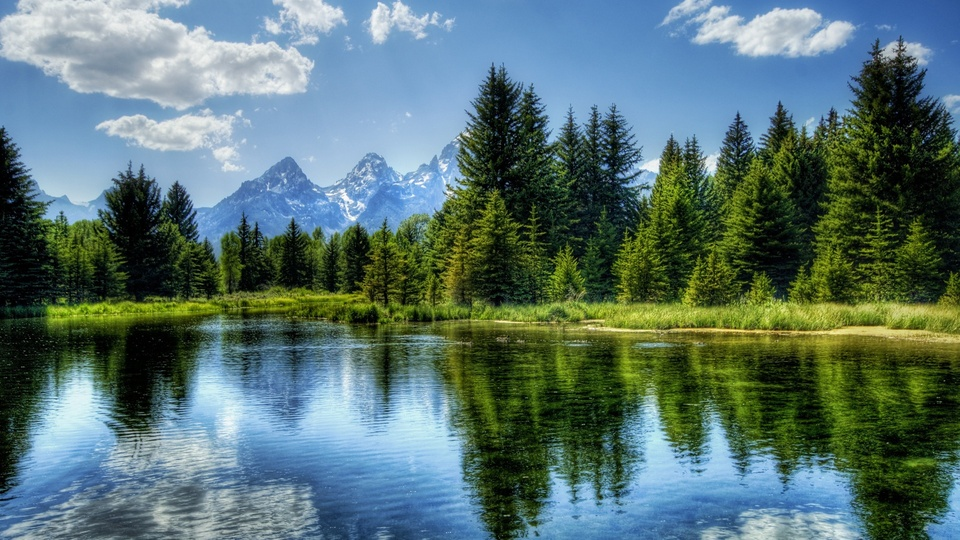
#> input picture Feature Extraction in Image/image.jpg, 960 x 540 px, shrunk from 1920 x 1080 before the run
$ python Euclidean.py
#> lines starting #> are read from the running program, lines starting #| are printed output that depends on the picture
import cv2
from sklearn.metrics.pairwise import euclidean_distances

def get_features(image, method):

  gray = cv2.cvtColor(image, cv2.COLOR_BGR2GRAY)
  if method == "hog":
    hog = cv2.HOGDescriptor()
    return hog.compute(gray)
  elif method == "sift":
    sift = cv2.SIFT_create()
    _, descriptors = sift.detectAndCompute(gray, None)
    return descriptors
  else:
    print("Kindly opt a correct method to find similarity bewteen your input images")

def calculate_distance(image1, image2, method):

  features1 = get_features(image1, method)
  features2 = get_features(image2, method)

  if features1 is None or features2 is None:
    return None

  features1 = features1.reshape(1, -1)
  features2 = features2.reshape(1, -1)

  distance = euclidean_distances(features1, features2)[0][0]

  return distance

image1 = cv2.imread("image.jpg")
#> image1 is the input picture: shape (540, 960, 3); mean B, G, R 111.9, 114.6, 87.9
image2 = cv2.imread("human.jpg")
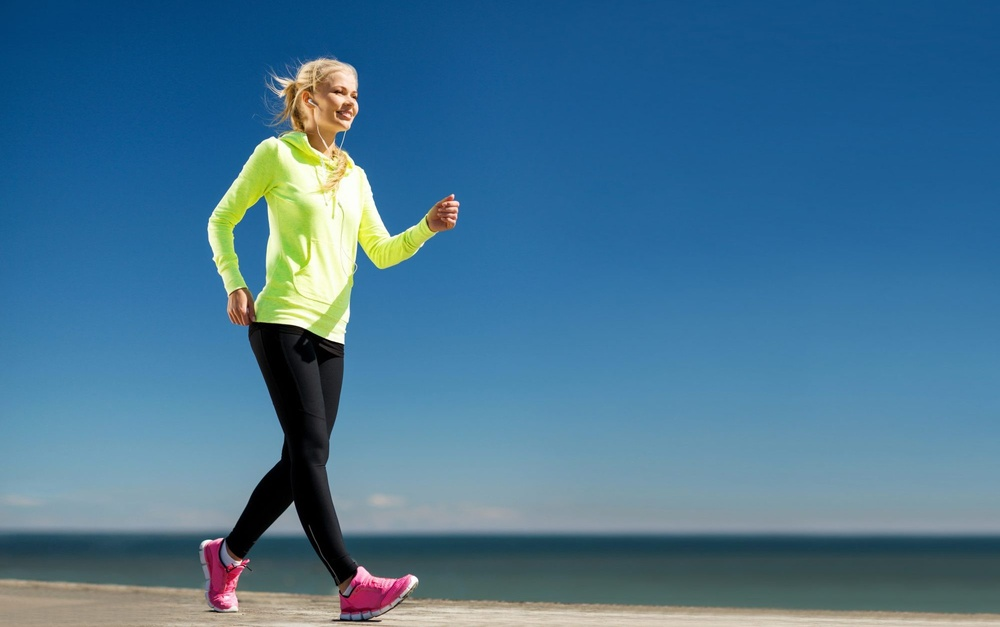
#> input picture Feature Extraction in Image/human.jpg, 1000 x 627 px, shrunk from 2001 x 1254 before the run
#> image2 is the input picture: shape (627, 1000, 3); mean B, G, R 146.7, 116.6, 69.4

hog_distance = calculate_distance(image1, image2, "hog")
#> in get_features, `gray = cv2.cvtColor(image, cv2.COLOR_BGR2GRAY)`:
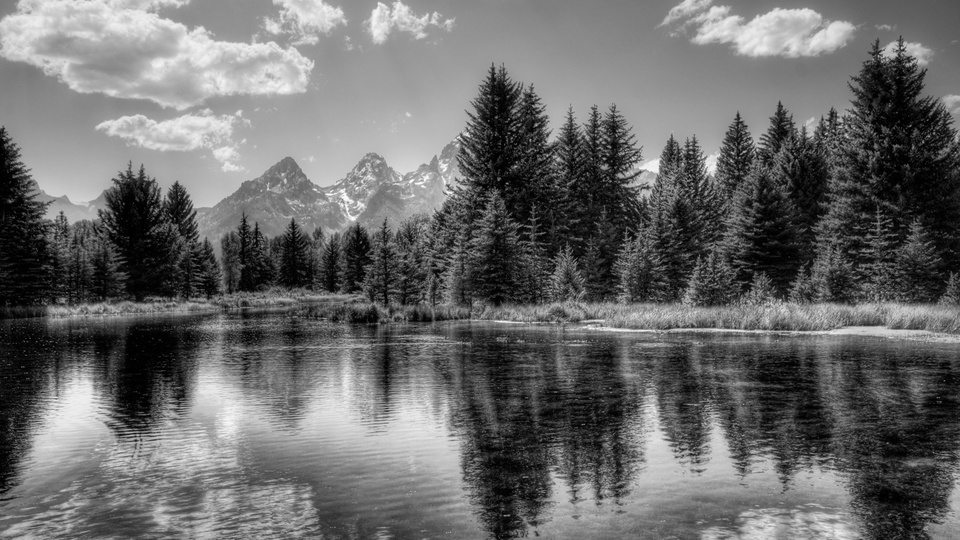
#> gray: shape (540, 960); min 0, max 253, mean 106.3
#> call 2 of get_features, with method = 'hog'
#> in get_features (call 2), `gray = cv2.cvtColor(image, cv2.COLOR_BGR2GRAY)`:
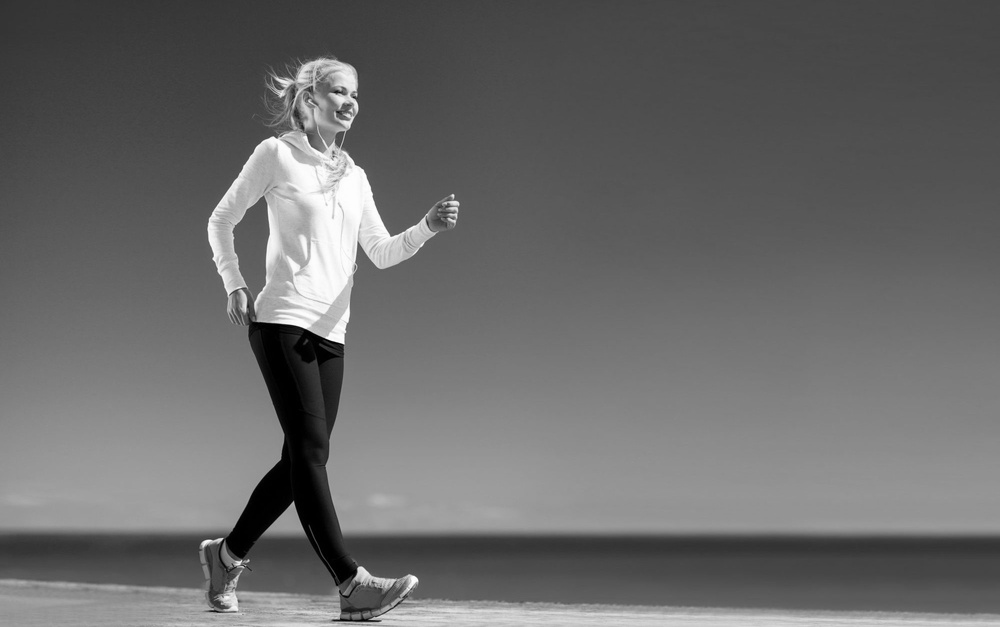
#> gray: shape (627, 1000); min 0, max 254, mean 106
#> (the run stopped early here; a loop or call above may not have finished)
